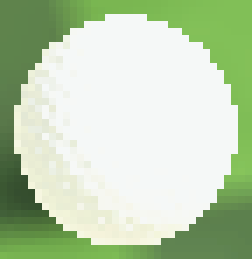
#> input picture templates/Ball.png, 36 x 37 px (shown 7 times larger)
$ python find_ball.py
#> lines starting #> are read from the running program, lines starting #| are printed output that depends on the picture
import cv2

ball = cv2.imread('templates/Ball.png', 0)
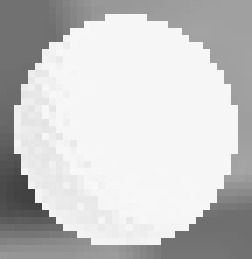
#> ball: shape (37, 36) (shown 7 times larger); min 65, max 247, mean 200


def find_ball(roi):
    # find best match for the ball
    res = cv2.matchTemplate(roi, ball, cv2.TM_CCORR_NORMED)

    min_val, max_val, min_loc, max_loc = cv2.minMaxLoc(res)

    # draw a bounding box around the maatch
    w, h = ball.shape[::-1]
    top_left = max_loc
    bottom_right = (top_left[0] + w, top_left[1] + h)
    cv2.rectangle(roi, top_left, bottom_right, 0, 2)

    return roi
